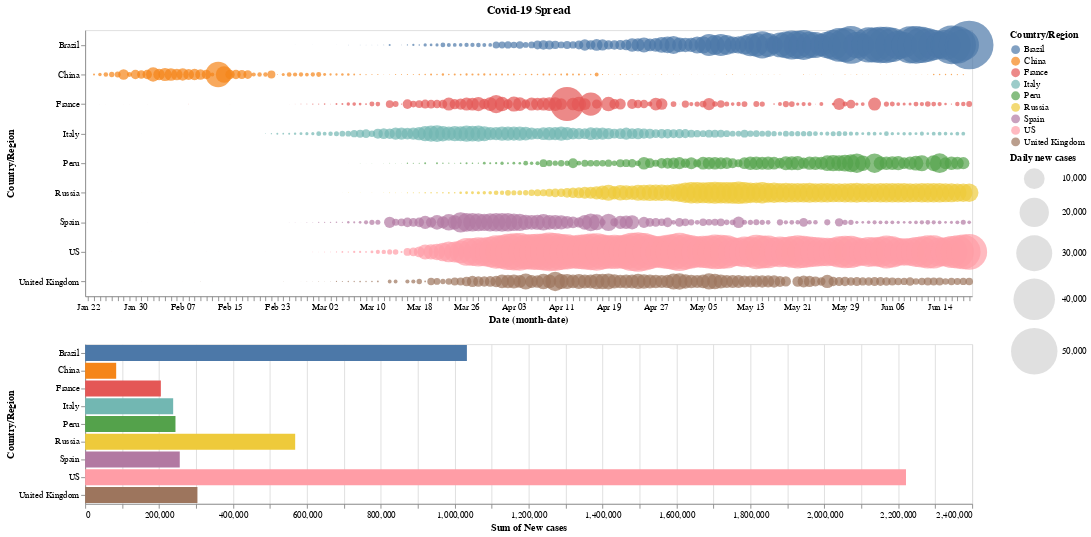

Notebook code for this chart:
### Markdown cell above
Similar to the streamgraph, we can easily created a stacked area chart to visualize the countries with the most cases in comparison to other countries with very few lines of code.

Because Altair's grammar is so simplistic, we can create amazing visualizations very quickly, but we do lose some control on how we want to visualize certain elements as Altair depends heavily on the way our data is structured.

### Code cell
interval = alt.selection_interval()

circle = alt.Chart(selected_countries).mark_circle().encode(
    x='monthdate(Date):O',
    y='Country/Region',
    color=alt.condition(interval, 'Country/Region', alt.value('lightgray')),
    size=alt.Size('New cases:Q',
        scale=alt.Scale(range=[0, 3000]),
        legend=alt.Legend(title='Daily new cases')
    ) 
).properties(
    width=1000,
    height=300,
    selection=interval,
    title="Covid-19 Spread"
)

bars = alt.Chart(selected_countries).mark_bar().encode(
    y='Country/Region',
    color='Country/Region',
    x='sum(New cases):Q'
).properties(
    width=1000
).transform_filter(
    interval
)

circle & bars

### Figure 1 — Vega-Lite specification as saved in the notebook (floating-point values rounded to 4 significant figures; data arrays with more than 128 entries replaced by an {"elided": "..."} marker saying what was removed)
{"config": {"view": {"continuousWidth": 400, "continuousHeight": 300}}, "vconcat": [{"mark": "circle", "encoding": {"color": {"condition": {"type": "nominal", "field": "Country/Region", "selection": "selector001"}, "value": "lightgray"}, "size": {"type": "quantitative", "field": "New cases", "legend": {"title": "Daily new cases"}, "scale": {"range": [0, 3000]}}, "x": {"type": "ordinal", "field": "Date", "timeUnit": "monthdate"}, "y": {"type": "nominal", "field": "Country/Region"}}, "height": 300, "selection": {"selector001": {"type": "interval"}}, "title": "Covid-19 Spread", "width": 1000}, {"mark": "bar", "encoding": {"color": {"type": "nominal", "field": "Country/Region"}, "x": {"type": "quantitative", "aggregate": "sum", "field": "New cases"}, "y": {"type": "nominal", "field": "Country/Region"}}, "transform": [{"filter": {"selection": "selector001"}}], "width": 1000}], "data": {"name": "data-13aa0f46c8f854c1ba307d8539c4d519"}, "$schema": "https://vega.github.io/schema/vega-lite/v4.8.1.json", "datasets": {"data-13aa0f46c8f854c1ba307d8539c4d519": {"elided": "1350 records"}}}
